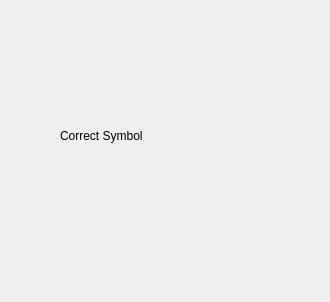
<?xml version="1.0" encoding="UTF-8"?>
<ui version="4.0">
 <class>Dialog</class>
 <widget class="QDialog" name="Dialog">
  <property name="geometry">
   <rect>
    <x>0</x>
    <y>0</y>
    <width>330</width>
    <height>302</height>
   </rect>
  </property>
  <property name="windowTitle">
   <string>BookIt</string>
  </property>
  <widget class="QLabel" name="label">
   <property name="geometry">
    <rect>
     <x>60</x>
     <y>50</y>
     <width>211</width>
     <height>171</height>
    </rect>
   </property>
   <property name="text">
    <string>Correct Symbol</string>
   </property>
  </widget>
 </widget>
 <resources/>
 <connections/>
</ui>
